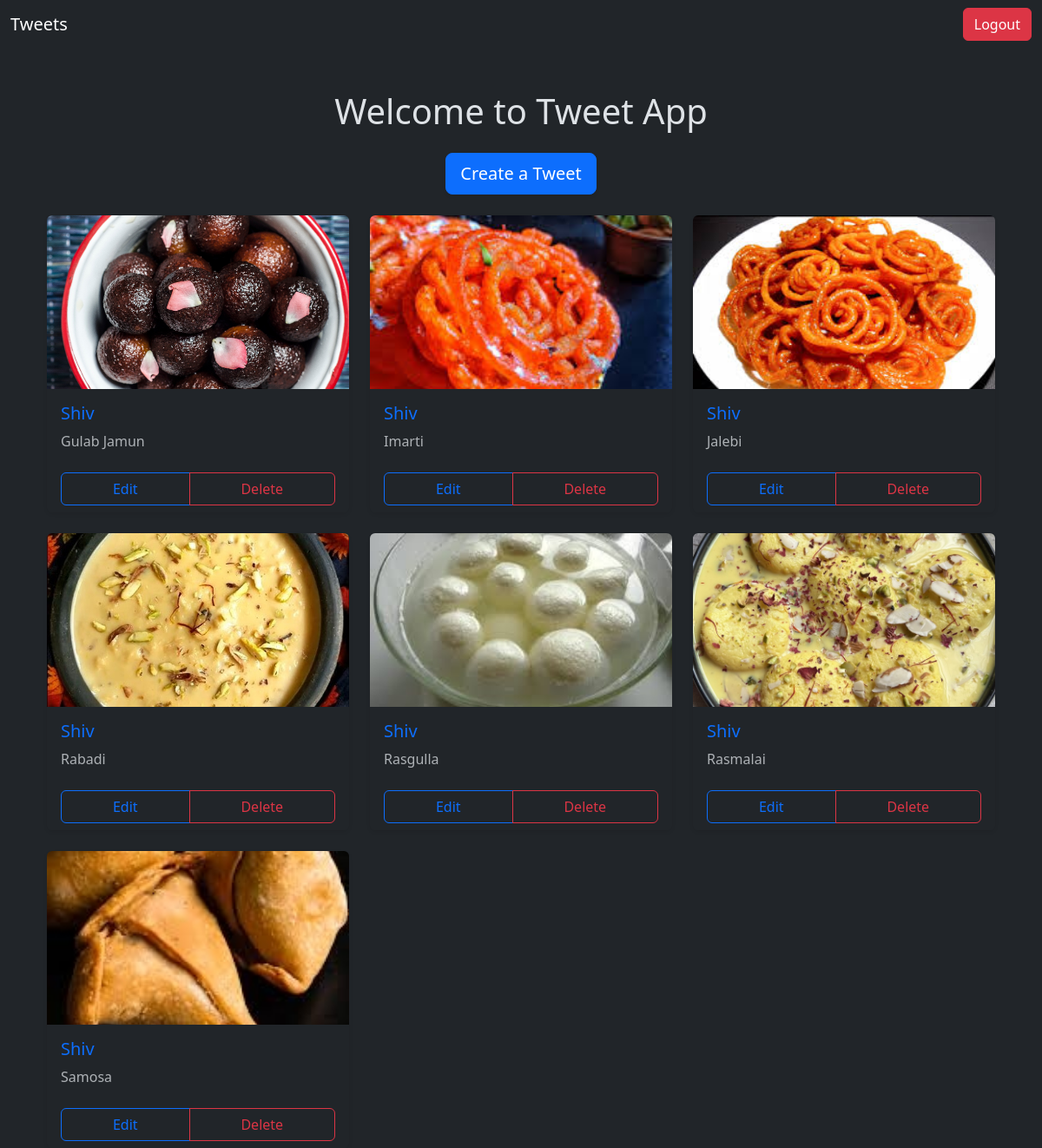
/tweetapp/ (signed in), run on the app's committed database.
### tweetapp/models.py (models this page shows, shortened)
class Tweet(models.Model):
    user=models.ForeignKey(User,on_delete=models.CASCADE)
    text = models.TextField(max_length=240)
    photo = models.ImageField(upload_to='photos/',blank=True, null=True)
    created_at = models.DateTimeField(auto_now_add=True)
    updated_at = models.DateTimeField(auto_now=True)

### tweetapp/views.py (the view)
# urls.py: path('' , views.tweet_list , name = 'tweet_list'),
def tweet_list (request):
    tweets = Tweet.objects.all().order_by('-created_at')
    return render(request, 'tweet_list.html' , {'tweets': tweets})

### tweetapp/templates/tweet_list.html (shortened to what this page needs)
{% extends "layout.html" %}
{% block content %}
<div class="container mt-5">
    <h1 class="text-center mb-4">Welcome to Tweet App</h1>
    <div class="d-flex justify-content-center">
        <a class="btn btn-primary btn-lg shadow-sm mb-4" href="{% url 'tweet_create' %}">
             Create a Tweet
        </a>
    </div>
    <div class="row row-cols-1 row-cols-md-3 g-4">
        {% for tweet in tweets %}
        <div class="col">
            <div class="card shadow-sm border-0 h-100">
                {% if tweet.photo %}
                <img src="{{ tweet.photo.url }}" class="card-img-top rounded-top img-fluid" style="height: 200px; object-fit: cover;" alt="Tweet Image">
                {% else %}
                    <div class="text-center p-3 bg-light text-muted">No Image Available</div>
                {% endif %}
                <div class="card-body">
                    <h5 class="card-title text-primary">
                         {{ tweet.user.username }}
                    </h5>
                    <p class="card-text text-muted">{{ tweet.text }}</p>
                </div>
                <div class="card-footer bg-dark border-top-0">
                    <div class="btn-group w-100">
                        {% if tweet.user == user  %}
                        <a href="{% url 'tweet_edit' tweet.id %}" class="btn btn-outline-primary">
                             Edit
                        </a>
                        <a href="{% url 'tweet_delete' tweet.id %}" class="btn btn-outline-danger">
                             Delete
                        </a>
                        {% endif %}
                    </div>
                </div>
            </div>
        </div>
        {% empty %}
        <div class="col text-center">
            <p class="text-muted">No tweets available. Be the first to post!</p>
        </div>
        {% endfor %}
    </div>
</div>
{% endblock %}

### data on the page
Tweet: photo (picture), user.username "Shiv", text "Gulab Jamun", shows "Edit"
Tweet: photo (picture), user.username "Shiv", text "Imarti", shows "Edit"
Tweet: photo (picture), user.username "Shiv", text "Jalebi", shows "Edit"
Tweet: photo (picture), user.username "Shiv", text "Rabadi", shows "Edit"
Tweet: photo (picture), user.username "Shiv", text "Rasgulla", shows "Edit"
Tweet: photo (picture), user.username "Shiv", text "Rasmalai", shows "Edit"
Tweet: photo (picture), user.username "Shiv", text "Samosa", shows "Edit"
